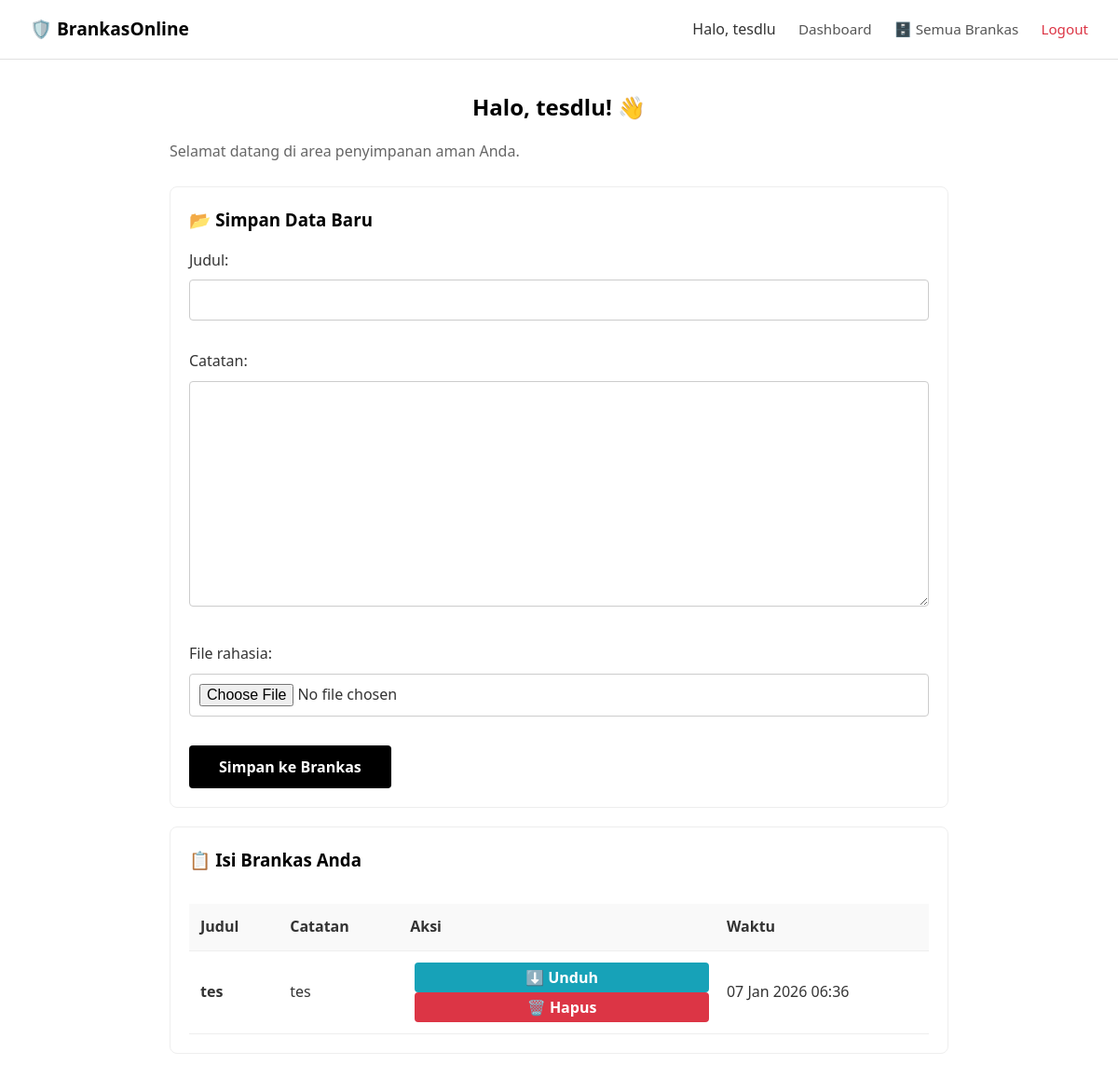
The page /dashboard/ (signed in) on the database its author committed.
### posts/models.py (models this page shows, shortened)
class Brankas(models.Model):
    user = models.ForeignKey(User, on_delete=models.CASCADE)
    judul = models.CharField(max_length=200)
    catatan = models.TextField(blank=True, null=True)
    file_rahasia = models.FileField(
        upload_to=user_dir,
        validators=[validasi_file],
        blank=True, null=True
        )
    waktu_dibuat = models.DateTimeField(auto_now_add=True)

### posts/views.py (the view)
# urls.py: path('dashboard/', views.dashboard_view, name="dashboard"),
@never_cache
@login_required(login_url='login')
def dashboard_view(request):
    if request.method == "POST":
        form = BrankasForm(request.POST, request.FILES)
        if form.is_valid():
            brankas_baru=form.save(commit=False)
            brankas_baru.user=request.user
            brankas_baru.save()
            messages.success(request, "Data berhasil di simpan")
            return redirect('dashboard')
        else :
            messages.error(request, "Gagal Upload, Periksa Format anda")
    else :
        form = BrankasForm()
    data_brankas = Brankas.objects.filter(user=request.user).order_by('-waktu_dibuat')[:10]
    context = {
        'form' : form,
        "files" : data_brankas
    }
    return render(request, 'dashboard.html', context)

### posts/forms.py (shortened to what this page needs)
class BrankasForm(forms.ModelForm):
    class Meta:
        model = Brankas
        fields = ['judul', 'catatan', 'file_rahasia']

### templates/dashboard.html (shortened to what this page needs)
{% extends 'layout.html' %}
{% block content %}
<div>
    <h2 class="dashboard-title">Halo, {{ user.username }}! 👋</h2>
    <p>Selamat datang di area penyimpanan aman Anda.</p>
    <div class="dashboard-card">
        <h3>📂 Simpan Data Baru</h3>
        <form method="post" enctype="multipart/form-data">
            {{ form.as_p }}
            <button type="submit" style="width: auto; padding-left: 2rem; padding-right: 2rem;">
                Simpan ke Brankas
            </button>
        </form>
    </div>
    <div class="dashboard-card">
        <h3>📋 Isi Brankas Anda</h3>
        {% if files %}
            <div style="overflow-x: auto;">
                <table>
                    <thead>
                        <tr>
                            <th>Judul</th>
                            <th>Catatan</th>
                            <th>Aksi</th>
                            <th>Waktu</th>
                        </tr>
                    </thead>
                    <tbody>
                        {% for item in files %}
                        <tr>
                            <td><strong>{{ item.judul }}</strong></td>
                            <td style="max-width: 200px; white-space: nowrap; overflow: hidden; text-overflow: ellipsis;">
                                {{ item.catatan }}
                            </td>
                            <td>
                                <a href="{% url 'download_brankas' item.id %}" style="text-decoration: none;">
                                    <button style="background-color: #17a2b8; color: white; border: none; padding: 5px 10px; cursor: pointer; margin-left: 5px; border-radius: 4px;">
                                        ⬇️ Unduh
                                    </button>
                                </a>
                                <button onclick="bukaModal('{{ item.id }}', '{{ item.judul|escapejs }}')"
                                        style="background-color: #dc3545; color: white; border: none; padding: 5px 10px; cursor: pointer; margin-left: 5px; border-radius: 4px;">
                                    🗑️ Hapus
                                </button>
                            </td>
                            <td>{{ item.waktu_dibuat|date:"d M Y H:i" }}</td>
                        </tr>
                        {% endfor %}
                    </tbody>
                </table>
            </div>
        {% else %}
            <p class="text-center" style="margin-top: 20px;">
                <em>Brankas Anda masih kosong. Silakan upload data baru pada formulir di atas.</em>
            </p>
        {% endif %}
    </div>
</div>
{% endblock %}

### templates/layout.html (shortened to what this page needs)
<!DOCTYPE html>
{% load static %}
<html lang="id">
<head>
    <link rel="stylesheet" href="{% static 'css/style.css' %}">
</head>
<body>
    <nav>
        <span href="/" class="brand">🛡️ BrankasOnline</span>
        <div>
            {% if user.is_authenticated %}
                <span>Halo, {{ user.username }}</span>
                <a href="{% url 'dashboard' %}">Dashboard</a>
                <a href="{% url 'brankas_list' %}">🗄️ Semua Brankas</a>
                <a href="#" onclick="konfirmasiLogout(event)" style="color: #dc3545;">Logout</a>
            {% else %}
                <a href="{% url 'login' %}">Login</a>
                <a href="{% url 'register' %}">Daftar</a>
            {% endif %}
        </div>
    </nav>
    <main>
        {% block content %}
        {% endblock %}
    </main>
</body>
</html>

### static/css/style.css (style rules this page uses)
* { margin: 0; padding: 0; box-sizing: border-box; font-family: 'Segoe UI', Arial, sans-serif; }
body { background-color: #ffffff; color: #333333; line-height: 1.6; display: flex; flex-direction: column; min-height: 100vh; }
nav { background-color: #ffffff; border-bottom: 1px solid #e0e0e0; padding: 1rem 2rem; display: flex; justify-content: space-between; align-items: center; }
nav .brand { font-weight: bold; font-size: 1.2rem; color: #000; text-decoration: none; }
nav a { text-decoration: none; color: #555; margin-left: 20px; font-size: 0.95rem; }
main { flex: 1; padding: 2rem; width: 100%; max-width: 900px; margin: 0 auto; }
h2, h3 { margin-bottom: 1rem; color: #000; }
h2 { text-align: center; }
p { color: #666; margin-bottom: 1.5rem; }
form p { margin-bottom: 1rem; }
label { display: block; margin-bottom: 0.5rem; font-weight: 500; color: #333; }
input[type="text"], input[type="password"], input[type="email"], textarea, input[type="file"] { width: 100%; padding: 10px; border: 1px solid #ccc; border-radius: 4px; margin-bottom: 15px; font-size: 1rem; background-color: #fff; color: #333; }
button { width: 100%; padding: 12px; background-color: #000; color: #fff; border: none; border-radius: 4px; cursor: pointer; font-size: 1rem; font-weight: 600; transition: opacity 0.2s; }
.dashboard-card { margin-top: 20px; border: 1px solid #eee; padding: 20px; border-radius: 8px; }
table { width: 100%; border-collapse: collapse; margin-top: 1rem; }
th, td { padding: 12px; border-bottom: 1px solid #eee; text-align: left; }
th { background-color: #f9f9f9; font-weight: 600; }

### rows shown on the page
Brankas: judul "tes", catatan "tes", waktu_dibuat "07 Jan 2026 06:36"

### other values the page prints
{{ user.username }} "tesdlu"
